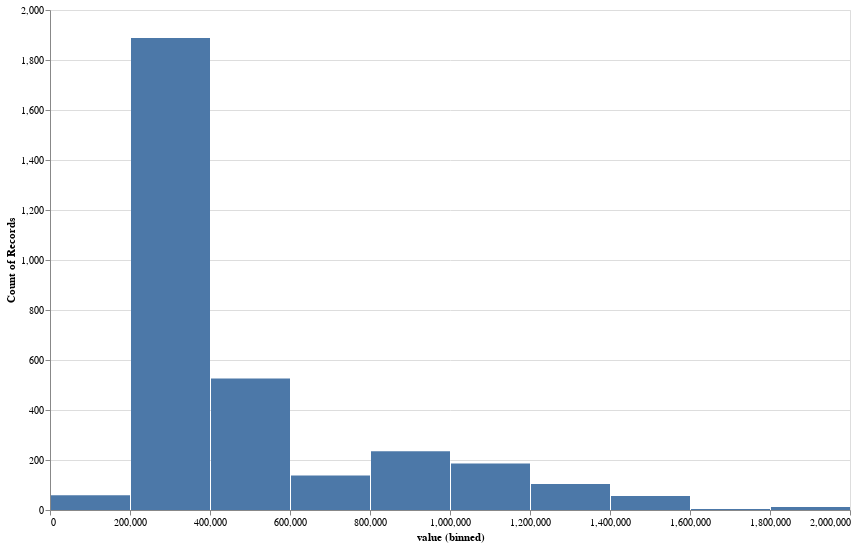

The cell this chart's notebook holds for it:
### Code cell
alt.Chart(df_judje).mark_bar().encode(
    alt.X("value:Q", bin=True),
    y="count()",
).properties(width=800, height=500)

### Figure 1 — Vega-Lite specification as saved in the notebook (floating-point values rounded to 4 significant figures; data arrays with more than 128 entries replaced by an {"elided": "..."} marker saying what was removed)
{"config": {"view": {"continuousWidth": 300, "continuousHeight": 300}}, "data": {"name": "data-a46d26cae197942888623b5c6a3b4407"}, "mark": {"type": "bar"}, "encoding": {"x": {"bin": true, "field": "value", "type": "quantitative"}, "y": {"aggregate": "count", "type": "quantitative"}}, "height": 500, "width": 800, "$schema": "https://vega.github.io/schema/vega-lite/v5.20.1.json", "datasets": {"data-a46d26cae197942888623b5c6a3b4407": {"elided": "3208 records"}}}
